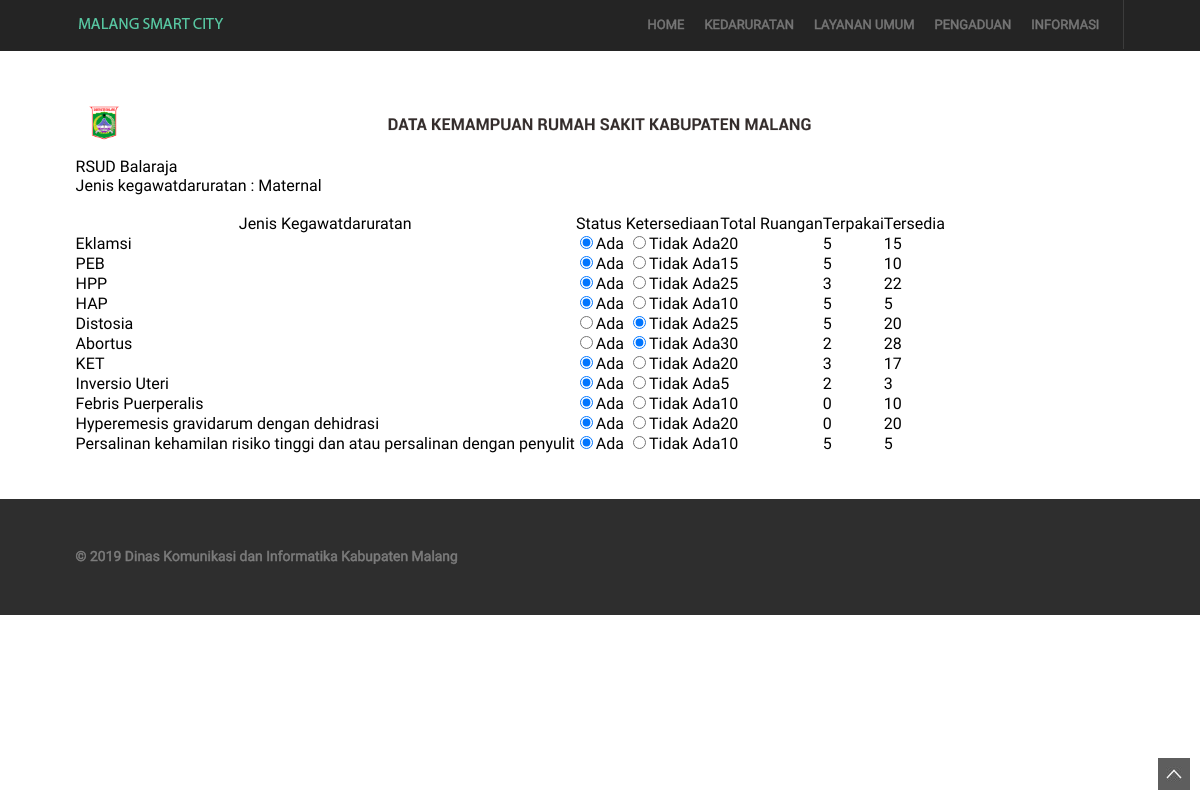
Screenshot of /detail_maternal.php?id=RS001 with the database file from the repository.
### tables this page shows
CREATE TABLE `tb_rs` (
  `id_rs` varchar(15) NOT NULL,
  `nama_rs` varchar(200) NOT NULL,
  `alamat_rs` text NOT NULL,
  `telp_rs` varchar(100) NOT NULL,
  `lat` float(10,6) NOT NULL,
  `lng` float(10,6) NOT NULL,
  `location_status` tinyint(1) DEFAULT '0'
);

CREATE TABLE `tb_kegawatdaruratan` (
  `id_jenis` varchar(10) NOT NULL,
  `jenis_kkg` varchar(100) NOT NULL,
  `id_rs` varchar(15) NOT NULL,
  `jml_tersedia` int(11) NOT NULL,
  `status_ketersediaan` int(11) NOT NULL,
  `terpakai` int(11) NOT NULL,
  `status_jenis` int(11) NOT NULL
);

### detail_maternal.php (the view, shortened to what this page needs)
<!DOCTYPE HTML>
<html class="fixed">
<head>
<link href="css/style.css" rel="stylesheet" type="text/css" media="all" />
<link type="text/css" rel="stylesheet" href="css/jquery.mmenu.all.css" />
    <link href="css/slider.css" rel="stylesheet" type="text/css" media="all" />
    <link rel="stylesheet" href="https://cdn.datatables.net/1.10.19/css/jquery.dataTables.min.css">
</head>
<body>
<div class="top_bg">
<div class="wrap">
    <div class="header">
        <div class="logo">
            <img src="images/logo2.png" alt=""/>
        </div>
         <div class="log_reg">
               <ul>
                <li class="active"><a href="index.php">Home</a>
                </li>
                <li class="dropdown"><a>Kedaruratan</a>
                </li>
                <li class="dropdown"><a>Layanan Umum</a>
                </li>
                <li class="dropdown"><a>Pengaduan</a>
                </li>
                <li class="dropdown"><a>Informasi</a>
                </li>
            </ul>
        </div>
    </div>
</div>
</div>
<div class="wrap">
<div class="main">
<?php
    include 'db/koneksi.php';
    $id = $_GET['id'];
    $data = mysqli_query($koneksi,"select * from tb_rs where id_rs='$id'");
    while($d = mysqli_fetch_array($data)){
        ?>
                         <img src="images/header_rs1.png">
                          <table class="display table table-bordered table-striped mb-none" id="det_maternal">
    <h4><?php echo $d['nama_rs'] ?></h4>
    <h4> Jenis kegawatdaruratan : Maternal</h4></br>
                                <thead>
                                    <tr>
                                       <th>Jenis Kegawatdaruratan</th>
                                       <th>Status Ketersediaan</th>
                                       <th>Total Ruangan</th>
                                       <th>Terpakai</th>
                                       <th>Tersedia</th>
                                      </tr>
                                </thead>
                                <tbody>
                        <?php
                        include 'db/koneksi.php';
                        $data1 = mysqli_query($koneksi,"select * from tb_kegawatdaruratan where id_rs='$id' AND status_jenis='1'");
                        $c = 0;
                        while($row = mysqli_fetch_array($data1)){
                            $c++;
                        $status = $row['status_ketersediaan'];
                        $a = $row ['jml_tersedia'];
                        $b = $row ['terpakai'];
                        $tersedia= $a-$b;
                           ?>
                                <tr>
                                       <td><?php echo $row['jenis_kkg']; ?></td>
                                       <td>
                                        <?php
                                        $nem = "status_".$c;
                                        $nem2 = "status2_".$c;
                                        if($status==1){
                                            ?>
                                            <input type="radio" name=<?php echo $nem; ?> value="1" checked />Ada
                                            <input type="radio" name=<?php echo $nem; ?> value="0" />Tidak Ada
                                            <?php
                                        } elseif($status==0) {
                                            ?>
                                            <input type="radio" name=<?php echo $nem2; ?> value="1"/>Ada
                                            <input type="radio" name=<?php echo $nem2; ?> value="0" checked />Tidak Ada
                                            <?php
                                        }
                                        ?>
                                       </td>
                                       <td><?php echo $row['jml_tersedia']; ?></td>
                                       <td><?php echo $row['terpakai']; ?></td>
                                       <td><?php echo $tersedia; ?> </td>
                                   </tr>
                                    <?php
    }
    ?>
                                </tbody>
                            </table>
                                  <?php
                              }
                                ?>
</div>
</div>
<div class="footer_bg">
<div class="wrap">
<div class="footer">
         <a href="#" id="toTop" style="display: block;"><span id="toTopHover" style="opacity: 1;"></span></a>
    <div class="copy">
        <p class="link"><span>© 2019 Dinas Komunikasi dan Informatika Kabupaten Malang</a></span></p>
    </div>
</div>
</div>
</div>
</body>
</html>

### css/style.css (style rules this page uses)
html,body,div,span,applet,object,iframe,h1,h2,h3,h4,h5,h6,p,blockquote,pre,a,abbr,acronym,address,big,cite,code,del,dfn,em,img,ins,kbd,q,s,samp,small,strike,strong,sub,sup,tt,var,b,u,i,dl,dt,dd,ol,nav ul,nav li,fieldset,form,label,legend,table,caption,tbody,tfoot,thead,tr,th,td,article,aside,canvas,details,embed,figure,figcaption,footer,header,hgroup,menu,nav,output,ruby,section,summary,time,mark,audio,video { margin:0;padding:0;border:0;font-size:100%;font:inherit;vertical-align:baseline; }
ol,ul { list-style:none;margin:0;padding:0; }
table { border-collapse:collapse;border-spacing:0; }
a { text-decoration:none; }
img { max-width:100%; }
body { font-family: 'Maven Pro', sans-serif; background:#ffffff; font-size: 100%; }
.wrap { margin:0 auto; width:80%; }
.top_bg { background: #242424; }
.header { padding:0 4%; }
.logo { float:left; margin: 14px 0; }
.log_reg { border-right: 1px solid rgb(60, 60, 60); padding: 12px 16px; float:right; }
.log_reg ul li { display: inline-block; }
.log_reg li a { font-family: 'Maven Pro', sans-serif; font-size: 0.8125em; display: block; padding: 5px 8px; color: #777777; text-transform: uppercase; -webkit-text-stroke: 0.5px; }
.main { padding:4%; }
.footer { padding: 4%; }
.footer_bg { background: #2e2e2e; }
#toTop { display: none; text-decoration: none; position: fixed; bottom: 10px; right: 10px; overflow: hidden; width: 32px; height: 32px; border: none; text-indent: 100%; background: url(../images/top-move.jpg) no-repeat right top; }
.copy { float: left; }
.copy p { color: #7D7D7D; font-size: 0.8725em; line-height: 1.8em; -webkit-text-stroke: 0.5px; }
@media only screen and (max-width: 1366px) { .wrap { width:95%; } }
@media only screen and (max-width: 1280px) { .wrap { width:95%; } }

### css/slider.css (style rules this page uses)
@media only screen and (max-width: 1366px) { .wrap { width:95%; } }
@media only screen and (max-width: 1280px) { .wrap { width:95%; } }

### detail_maternal.php (style rules this page uses)
html,body { padding: 0; margin:0; font-family: 'Maven Pro', sans-serif; }
li.dropdown { display: inline-block; }

### rows the page displays
tb_rs: nama_rs "RSUD Balaraja"
tb_kegawatdaruratan: jenis_kkg "Eklamsi", jml_tersedia "20", terpakai "5", tersedia "15"
tb_kegawatdaruratan: jenis_kkg "PEB", jml_tersedia "15", terpakai "5", tersedia "10"
tb_kegawatdaruratan: jenis_kkg "HPP", jml_tersedia "25", terpakai "3", tersedia "22"
tb_kegawatdaruratan: jenis_kkg "HAP", jml_tersedia "10", terpakai "5"
tb_kegawatdaruratan: jenis_kkg "Distosia", jml_tersedia "25", terpakai "5", tersedia "20"
tb_kegawatdaruratan: jenis_kkg "Abortus", jml_tersedia "30", terpakai "2", tersedia "28"
tb_kegawatdaruratan: jenis_kkg "KET", jml_tersedia "20", terpakai "3", tersedia "17"
tb_kegawatdaruratan: jenis_kkg "Inversio Uteri", jml_tersedia "5", terpakai "2", tersedia "3"
tb_kegawatdaruratan: jenis_kkg "Febris Puerperalis", jml_tersedia "10", terpakai "0"
tb_kegawatdaruratan: jenis_kkg "Hyperemesis gravidarum dengan dehidrasi", jml_tersedia "20", terpakai "0"
tb_kegawatdaruratan: jenis_kkg "Persalinan kehamilan risiko tinggi dan atau persalinan dengan penyulit", jml_tersedia "10", terpakai "5"
